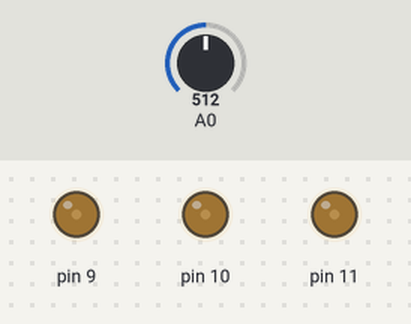
A sketch run on a simulated Arduino Uno, built with avr-gcc and run on an emulated ATmega328P. Parts: output pins drawn as LEDs (lit = HIGH). Inputs (shaded band) come from the test bench; at power-on: A0 = 512.

Above: at 1.2 s.
1.3 s: A0 set to 716
At 2.5 s:
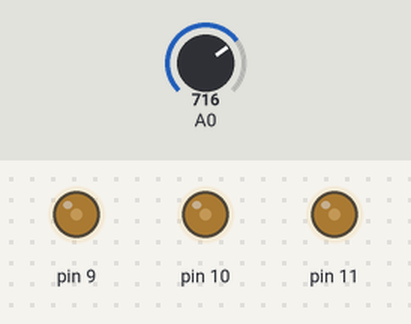
2.8 s: A0 set to 0
At 3.9 s:
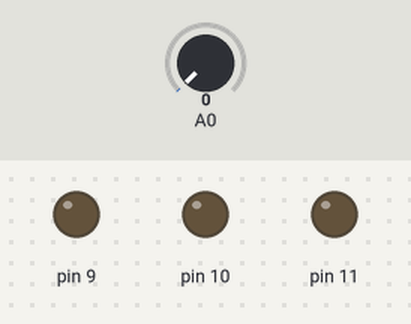
4.3 s: A0 set to 8
5.8 s: A0 set to 11
At 6.2 s:
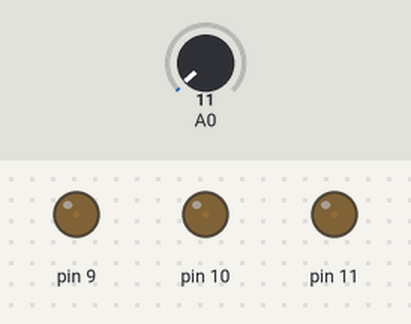
Timing chart, 0 to 8.3 s (numbered marks = the images above; inputs shaded):
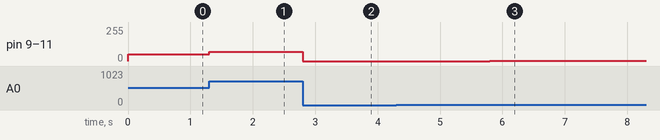

The sketch:

potentiometr1.ino
```cpp
void setup()
{

  pinMode(9, OUTPUT);


  pinMode(A0, INPUT);
}

void loop(){
  int rotat, brightn;

  rotat = analogRead(A0);


  brightn = rotat / 10;

  analogWrite(9, brightn);
  analogWrite(10, brightn);
  analogWrite(11, brightn);
}
```

Measured:
- after the input at 1.3 s, pin 9–11: 51/255 → 71/255 at once
- after the input at 2.8 s, pin 9–11: 71/255 → 0/255 at once
- after the input at 4.3 s, every drawn part: stays the same
- after the input at 5.8 s, pin 9–11: 0/255 → 1/255 at once
